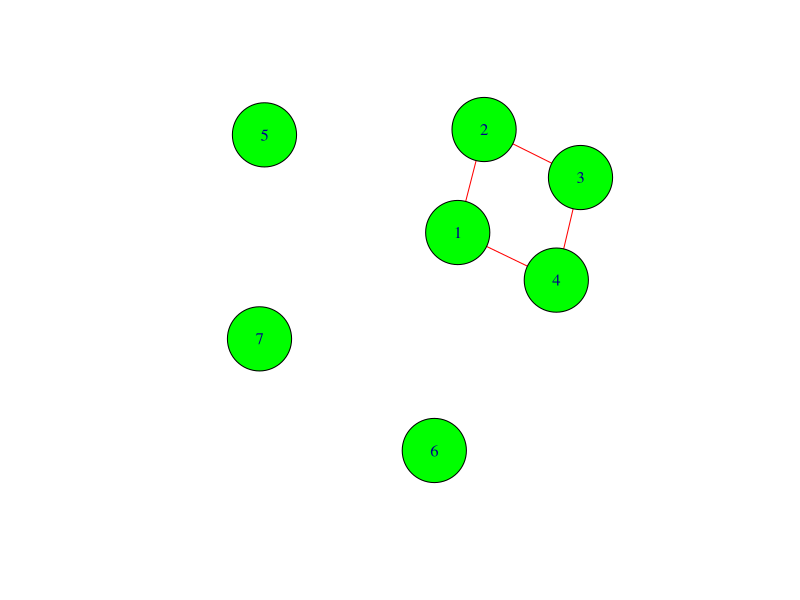
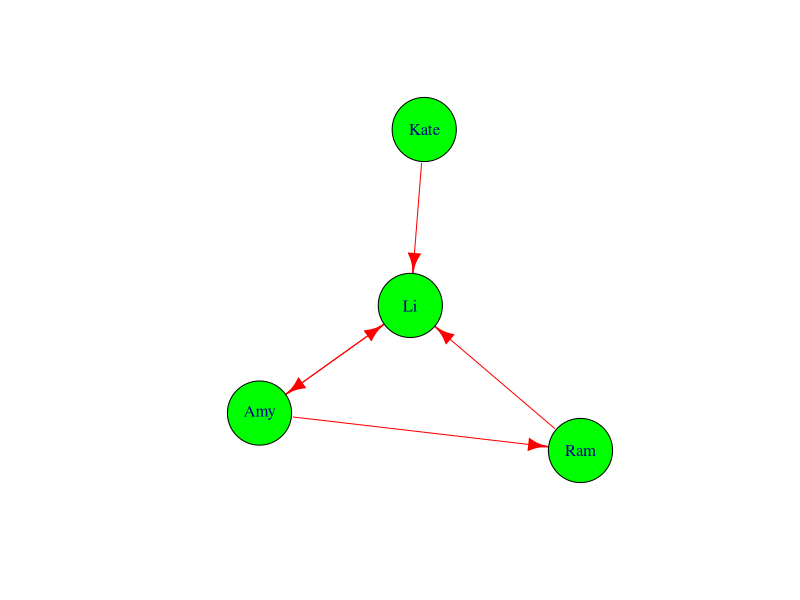

R code for these plots, in order:
# Social Network Analysis
library(igraph)
g <- graph(c(1,2,2,3,3,4,4,1),
           directed = F,
           n=7)
plot(g,
     vertex.color = "green",
     vertex.size = 40,
     edge.color = 'red')
g[]

g1 <- graph(c("Amy", "Ram", "Ram", "Li", "Li", "Amy",
        "Amy", "Li", "Kate", "Li"),
        directed=T)
plot(g1,
     vertex.color = "green",
     vertex.size = 40,
     edge.color = 'red')

g1
